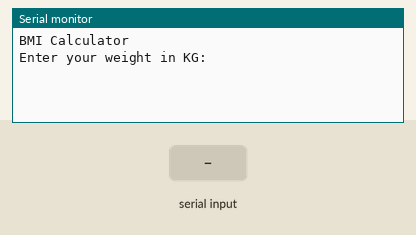
This sketch was run on a simulated Arduino Uno, built with avr-gcc and run on an emulated ATmega328P. On the bench: the last lines printed to the serial monitor. Inputs (shaded band) come from the test bench.

Above: at 1.2 s.
1.3 s: "90,45\n" received over Serial
At 3.3 s:
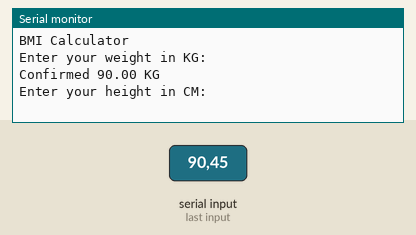
3.8 s: "30,150\n" received over Serial
At 5.5 s:
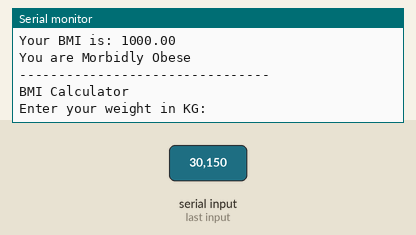

The sketch:

bmicalculator.ino
```cpp
//"Am I overweight?" program.
String weightstring = "";
String heightstring = "";
float weight;
float height;
float bmi;
float res = 0;

void setup() {
    Serial.begin(115200);
    Serial.println("BMI Calculator");
    Serial.println("Enter your weight in KG:");
}

void loop() {
    if (res == 0) {
    if (Serial.available()) {
            weightstring = Serial.readString();
            weight = weightstring.toInt();
            Serial.println("Confirmed " + String(weight) + " KG");
            Serial.println("Enter your height in CM:");
            res = 1;
        }
    }
    if (res == 1) {
        if(Serial.available()) {
            heightstring = Serial.readString();
            height = heightstring.toInt();
            Serial.println("Confirmed " + String(height) + " cm");
            bmi = 10000*weight/(height*height);
            Serial.println("Your BMI is: " + String(bmi));
            if(bmi < 16) {
                Serial.println("You are severely underweight");
            }
            else if(bmi < 18.4) {
                Serial.println("You are underweight");
            }
            else if(bmi < 24.9) {
                Serial.println("You are normal");
            }
            else if(bmi < 29.9) {
                Serial.println("You are overweight");
            }
            else if(bmi < 34.9) {
                Serial.println("You are Moderately Obese");
            }
            else if(bmi < 39.9) {
                Serial.println("You are Severely Obese");
            }
            else {
                Serial.println("You are Morbidly Obese");
            }
            res = 0;
            Serial.println("--------------------------------");
            Serial.println("BMI Calculator");
            Serial.println("Enter your weight in KG:");
        }
    }
}
```

Measured:
- after the input at 1.3 s, the serial monitor: prints a new line after 1.0 s (image 1)
- after the input at 3.8 s, the serial monitor: prints a new line after 1.0 s (image 2)
